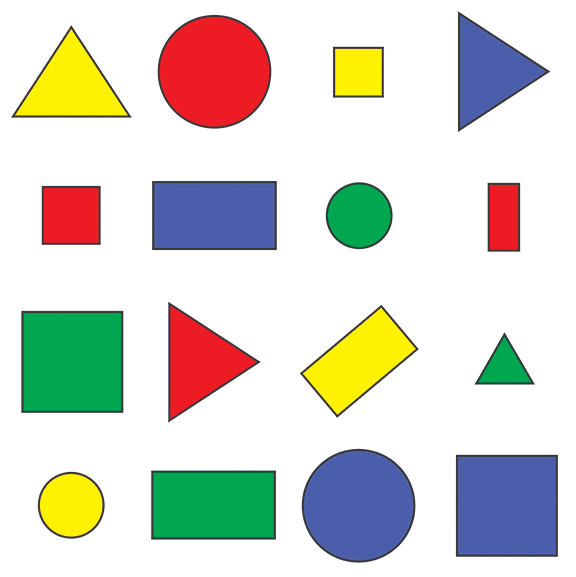
#> input picture shapes.png, 576 x 577 px, found by its file name
$ python Tach_dt_mau.py
#> lines starting #> are read from the running program, lines starting #| are printed output that depends on the picture; after the words box and inside, x2 and y2 are one past the last pixel; in counts of white or black regions, pixels touching at a corner belong together
import cv2
import numpy as np
import imgae_stack as st


def print_hsv(b, g, r):
    img1 = np.uint8([[[b, g, r]]])
    print(cv2.cvtColor(img1, cv2.COLOR_BGR2HSV))


def show(b, g, r):
#> called with b = 28, g = 255, r = 255
    img = cv2.imread("shapes.png", 1)
#> img is the input picture: shape (577, 576, 3); mean B, G, R 205.1, 214.3, 214.2
    img_hsv = cv2.cvtColor(img, cv2.COLOR_BGR2HSV)
#> img_hsv: shape (577, 576, 3); mean H, S, V 31.4, 56.1, 234.3

    min_mau = np.array([b-1, g, r])
    max_mau = np.array([b+1, g, r])
    mask_img = cv2.inRange(img_hsv, min_mau, max_mau)
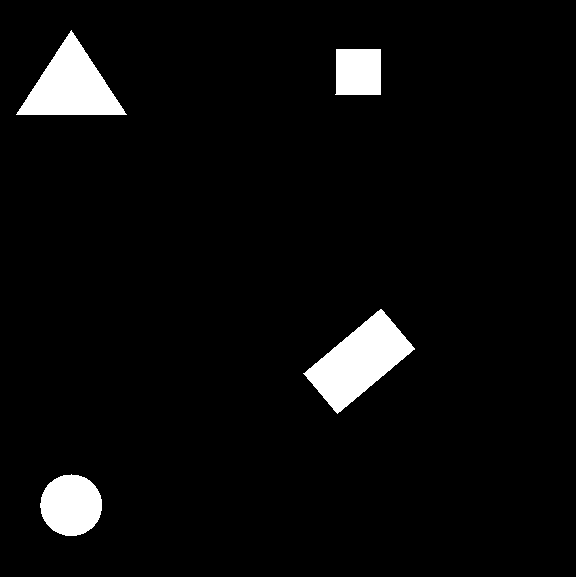
#> mask_img: shape (577, 576); 4.6% white; 4 white regions, box (x1, y1, x2, y2) and area: (303, 309, 415, 414) 5382, (16, 30, 127, 115) 4745, (40, 474, 102, 536) 2992, (335, 49, 381, 95) 2071
    final = cv2.bitwise_and(img, img, mask=mask_img)
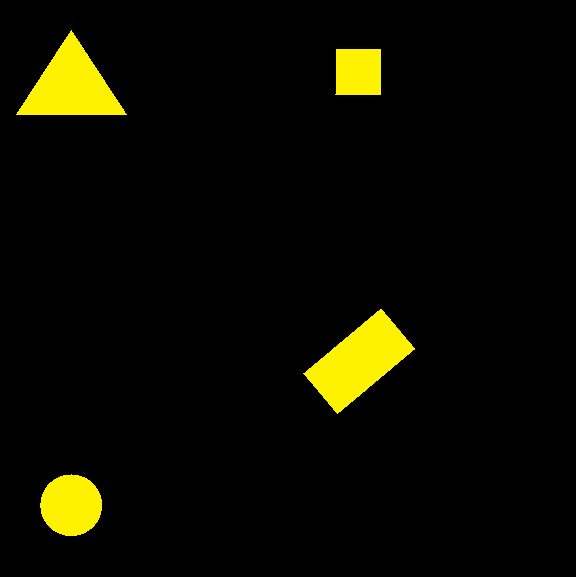
#> final: shape (577, 576, 3); mean B, G, R 0, 11.1, 11.7

    cv2.imshow("Ouput", st.stackImages(0.6, [img, img_hsv, mask_img, final]))
#> (this line was passed over: imgae_stack is not available in this run)

    cv2.waitKey(0)
    cv2.destroyAllWindows()


print_hsv(0, 241, 255)
show(28,255,255)
